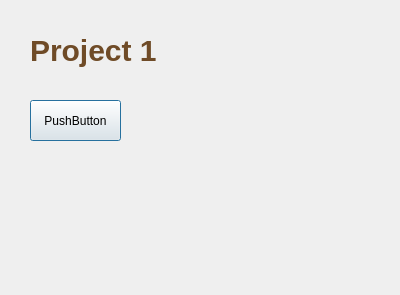
<?xml version="1.0" encoding="UTF-8"?>
<ui version="4.0">
 <class>Dialog</class>
 <widget class="QDialog" name="Dialog">
  <property name="geometry">
   <rect>
    <x>0</x>
    <y>0</y>
    <width>400</width>
    <height>295</height>
   </rect>
  </property>
  <property name="windowTitle">
   <string>Dialog</string>
  </property>
  <widget class="QLabel" name="proj1">
   <property name="geometry">
    <rect>
     <x>30</x>
     <y>30</y>
     <width>141</width>
     <height>41</height>
    </rect>
   </property>
   <property name="styleSheet">
    <string notr="true">#proj1 {
   font-family: Arial;
   font-size: 30px;
font-weight: bold;
   color: #6F4B27;
}</string>
   </property>
   <property name="text">
    <string>Project 1</string>
   </property>
  </widget>
  <widget class="QPushButton" name="pushButton">
   <property name="geometry">
    <rect>
     <x>30</x>
     <y>100</y>
     <width>91</width>
     <height>41</height>
    </rect>
   </property>
   <property name="styleSheet">
    <string notr="true">from PyQt5.QtWidgets
import QApplication, QWidget, QPushButton, QVBoxLayout
from PyQt5.QtGui
import QIcon
import sys

class Example(QWidget):
 def __init__(self):
        super().__init__()
    self.initUI()

  def initUI(self):

 vbox = QVBoxLayout()

btn = QPushButton(QIcon('add_folder.png'), 'Create Folder', self)

  btn.setIconSize(btn.size())

        btn.setToolTip('Create a new folder')

   btn.setStyleSheet(&quot;QPushButton { background-color: #4CAF50; color: white; border-radius: 10px; font-size: 20px; padding: 10px; }&quot;
                          &quot;QPushButton:hover { background-color: #3e8e41; }&quot;
                          &quot;QPushButton:pressed { background-color: #2c6324; }&quot;)
 
        vbox.addWidget(btn)
        
        self.setLayout(vbox)
        
        self.setGeometry(300, 300, 250, 150)
        self.setWindowTitle('Create Folder')
        self.show()


if __name__ == '__main__':
    
    app = QApplication(sys.argv)
    ex = Example()
    sys.exit(app.exec_())

</string>
   </property>
   <property name="text">
    <string>PushButton</string>
   </property>
  </widget>
 </widget>
 <resources/>
 <connections/>
</ui>
